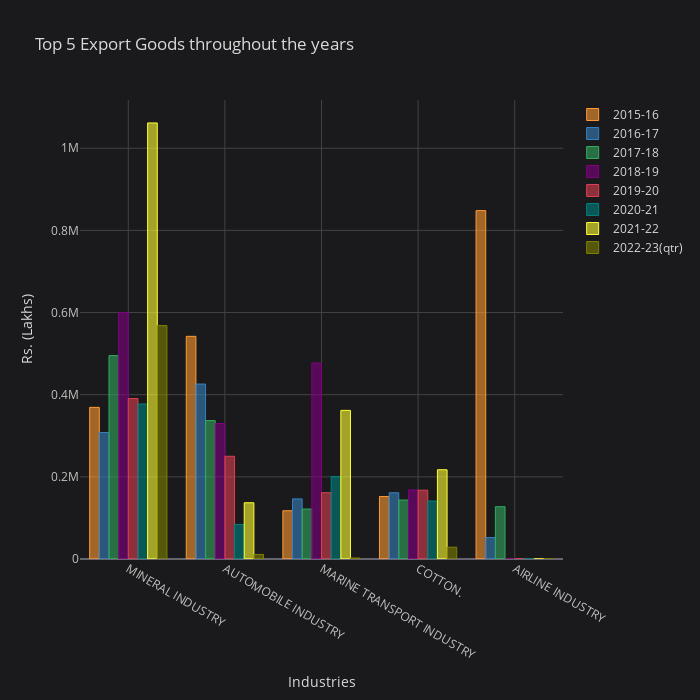

Notebook code cell kept with this figure:
### Markdown cell above
# Top 5 industries throughout the years

### Code cell
top5.iplot(kind = 'bar',x = 'Abv',dimensions = (700,700),title = 'Top 5 Export Goods throughout the years',
          xTitle = 'Industries',yTitle = 'Rs. (Lakhs)',theme = 'Space')

### Figure 1 — Plotly figure (JSON) as saved in the notebook; plotly's stock layout.template omitted (floating-point values rounded to 4 significant figures)
{"data": [{"marker": {"color": "rgba(255, 153, 51, 0.6)", "line": {"color": "rgba(255, 153, 51, 1.0)", "width": 1}}, "name": "2015-16", "orientation": "v", "text": "", "type": "bar", "x": ["MINERAL INDUSTRY", "AUTOMOBILE INDUSTRY", "MARINE TRANSPORT INDUSTRY", "COTTON.  ", "AIRLINE INDUSTRY"], "y": [369100.0, 542100.0, 117500.0, 152100.0, 848100.0]}, {"marker": {"color": "rgba(55, 128, 191, 0.6)", "line": {"color": "rgba(55, 128, 191, 1.0)", "width": 1}}, "name": "2016-17", "orientation": "v", "text": "", "type": "bar", "x": ["MINERAL INDUSTRY", "AUTOMOBILE INDUSTRY", "MARINE TRANSPORT INDUSTRY", "COTTON.  ", "AIRLINE INDUSTRY"], "y": [307800.0, 425900.0, 146300.0, 161300.0, 52160.0]}, {"marker": {"color": "rgba(50, 171, 96, 0.6)", "line": {"color": "rgba(50, 171, 96, 1.0)", "width": 1}}, "name": "2017-18", "orientation": "v", "text": "", "type": "bar", "x": ["MINERAL INDUSTRY", "AUTOMOBILE INDUSTRY", "MARINE TRANSPORT INDUSTRY", "COTTON.  ", "AIRLINE INDUSTRY"], "y": [495200.0, 336900.0, 121600.0, 143500.0, 127400.0]}, {"marker": {"color": "rgba(128, 0, 128, 0.6)", "line": {"color": "rgba(128, 0, 128, 1.0)", "width": 1}}, "name": "2018-19", "orientation": "v", "text": "", "type": "bar", "x": ["MINERAL INDUSTRY", "AUTOMOBILE INDUSTRY", "MARINE TRANSPORT INDUSTRY", "COTTON.  ", "AIRLINE INDUSTRY"], "y": [600200.0, 329800.0, 477100.0, 168100.0, 102.8]}, {"marker": {"color": "rgba(219, 64, 82, 0.6)", "line": {"color": "rgba(219, 64, 82, 1.0)", "width": 1}}, "name": "2019-20", "orientation": "v", "text": "", "type": "bar", "x": ["MINERAL INDUSTRY", "AUTOMOBILE INDUSTRY", "MARINE TRANSPORT INDUSTRY", "COTTON.  ", "AIRLINE INDUSTRY"], "y": [390600.0, 250100.0, 161400.0, 167400.0, 48.08]}, {"marker": {"color": "rgba(0, 128, 128, 0.6)", "line": {"color": "rgba(0, 128, 128, 1.0)", "width": 1}}, "name": "2020-21", "orientation": "v", "text": "", "type": "bar", "x": ["MINERAL INDUSTRY", "AUTOMOBILE INDUSTRY", "MARINE TRANSPORT INDUSTRY", "COTTON.  ", "AIRLINE INDUSTRY"], "y": [377300.0, 84120.0, 200800.0, 141000.0, 31.88]}, {"marker": {"color": "rgba(255, 255, 51, 0.6)", "line": {"color": "rgba(255, 255, 51, 1.0)", "width": 1}}, "name": "2021-22", "orientation": "v", "text": "", "type": "bar", "x": ["MINERAL INDUSTRY", "AUTOMOBILE INDUSTRY", "MARINE TRANSPORT INDUSTRY", "COTTON.  ", "AIRLINE INDUSTRY"], "y": [1062000.0, 136900.0, 361800.0, 217200.0, 48.84]}, {"marker": {"color": "rgba(128, 128, 0, 0.6)", "line": {"color": "rgba(128, 128, 0, 1.0)", "width": 1}}, "name": "2022-23(qtr)", "orientation": "v", "text": "", "type": "bar", "x": ["MINERAL INDUSTRY", "AUTOMOBILE INDUSTRY", "MARINE TRANSPORT INDUSTRY", "COTTON.  ", "AIRLINE INDUSTRY"], "y": [568200.0, 11070.0, 2422.0, 28700.0, 14.71]}], "layout": {"height": 700, "legend": {"bgcolor": "#1A1A1C", "font": {"color": "#D9D9D9"}}, "paper_bgcolor": "#1A1A1C", "plot_bgcolor": "#1A1A1C", "title": {"font": {"color": "#D9D9D9"}, "text": "Top 5 Export Goods throughout the years"}, "width": 700, "xaxis": {"gridcolor": "#434343", "showgrid": true, "tickfont": {"color": "#C2C2C2"}, "title": {"font": {"color": "#D9D9D9"}, "text": "Industries"}, "zerolinecolor": "#666570"}, "yaxis": {"gridcolor": "#434343", "showgrid": true, "tickfont": {"color": "#C2C2C2"}, "title": {"font": {"color": "#D9D9D9"}, "text": "Rs. (Lakhs)"}, "zerolinecolor": "#666570"}}}
